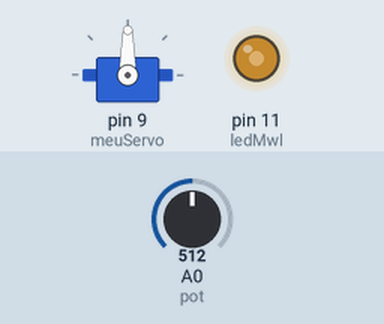
The sketch below on a simulated Arduino Uno, built with avr-gcc and run on an emulated ATmega328P. Parts: servo, output pins drawn as LEDs (lit = HIGH). The test bench sets the inputs (shaded band); at power-on: A0 (pot) = 512. What the sketch prints to the serial monitor is not drawn.

Above: at 1.2 s.
1.3 s: A0 (pot) set to 716
At 2.5 s:
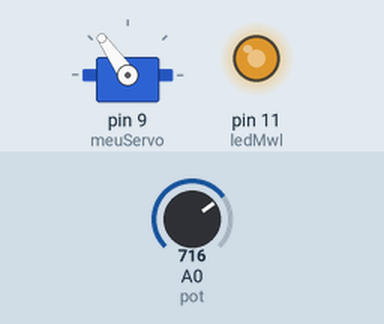
2.8 s: A0 (pot) set to 900
At 3.9 s:
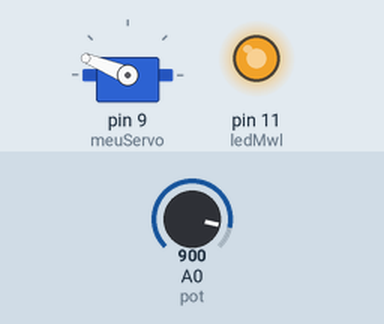
4.3 s: A0 (pot) set to 1023
At 5.3 s:
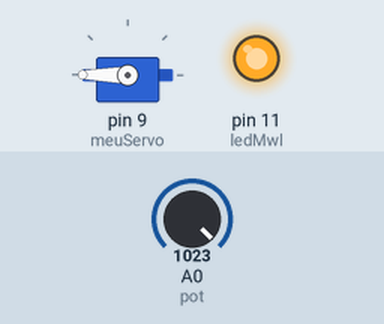
5.8 s: A0 (pot) set to 306
At 6.6 s:
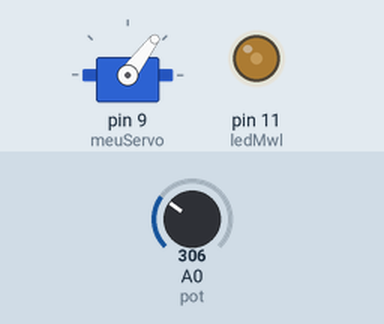
7.3 s: A0 (pot) set to 122
At 8.0 s:
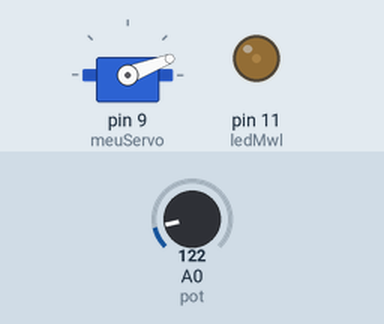
8.8 s: A0 (pot) set to 0
At 9.3 s:
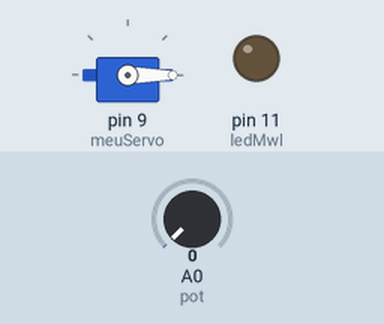
Timing chart, 0 to 11.3 s (numbered marks = the images above; inputs shaded):
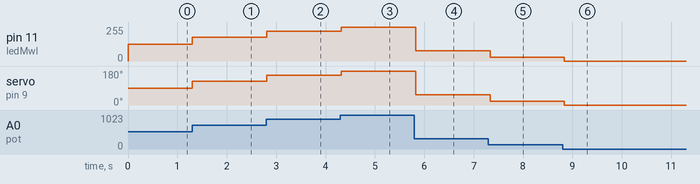

The sketch:

servo.ino
```cpp
#include <Servo.h>

int ledMwl = 11;
int pot = A0;

Servo meuServo;

void setup(){
  meuServo.attach(9);

  Serial.begin(9600);
  pinMode(pot, INPUT);
  pinMode(ledMwl, OUTPUT);
}

void loop() {
  long leitura = analogRead(pot);

  long pwm = map(leitura, 0, 1023, 0, 255);
  long angulo = map(leitura, 0, 1023, 0, 180);

  Serial.print(angulo);

  analogWrite(ledMwl, pwm);
  meuServo.write(angulo);

  delay(100);
}
```

Measured:
- after the input at 1.3 s, pin 11 (ledMwl): 127/255 → 178/255 at once; servo on pin 9 (meuServo): 90° → 125° at once
- after the input at 2.8 s, pin 11 (ledMwl): 178/255 → 224/255 at once; servo on pin 9 (meuServo): 125° → 158° at once
- after the input at 4.3 s, pin 11 (ledMwl): 224/255 → 255/255 at once; servo on pin 9 (meuServo): 158° → 180° at once
- after the input at 5.8 s, pin 11 (ledMwl): 255/255 → 76/255 at once; servo on pin 9 (meuServo): 180° → 53° at once
- after the input at 7.3 s, pin 11 (ledMwl): 76/255 → 30/255 at once; servo on pin 9 (meuServo): 53° → 21° at once
- after the input at 8.8 s, pin 11 (ledMwl): 30/255 → 0/255 at once; servo on pin 9 (meuServo): 21° → 0° at once
